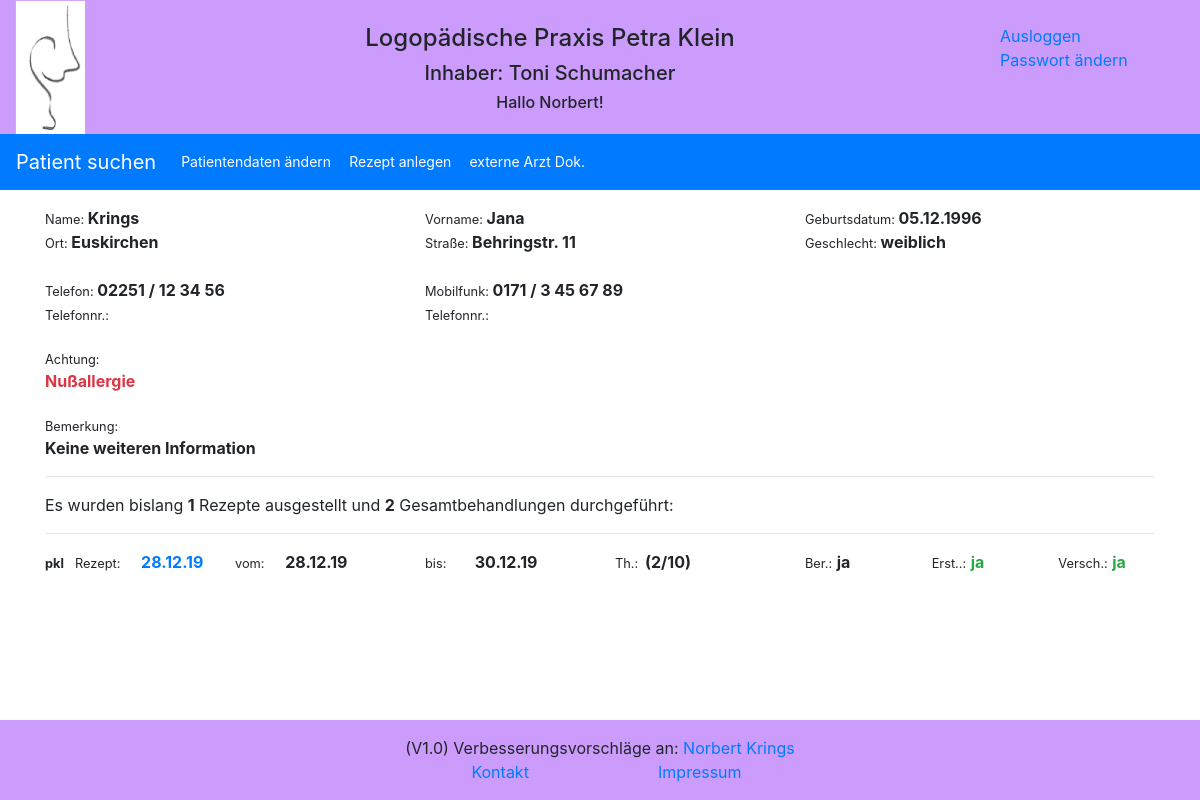
The app's page /reports/patient/1/ (signed in), older data.
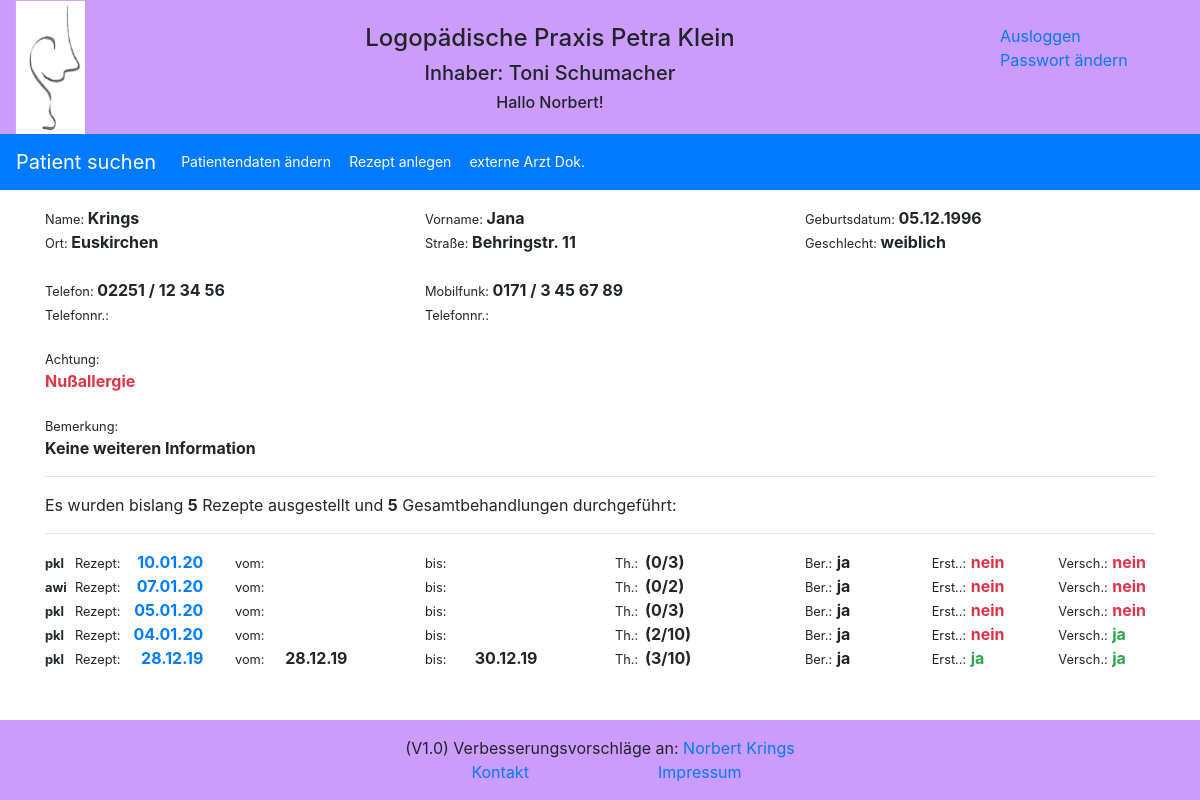
The same page, newer data.
### reports/models.py (models this page shows, shortened)
class Patient(models.Model):
    GENDER = (
        ('1', 'weiblich'),
        ('2', 'männlich'),
    )
    pa_first_name = models.CharField(max_length=50)
    pa_last_name = models.CharField(max_length=50)
    pa_street = models.CharField(max_length=100)
    pa_city = models.CharField(max_length=255)
    pa_phone = models.CharField(max_length=35, blank=True, default='', null=True)
    pa_cell_phone = models.CharField(max_length=35, blank=True, default='', null=True)
    pa_cell_phone_add1 = models.CharField(max_length=35, blank=True, default='', null=True)
    pa_cell_phone_add2 = models.CharField(max_length=35, blank=True, default='', null=True)
    pa_date_of_birth = models.DateField(default='1900-01-01')
    pa_gender = models.CharField(max_length=1, choices=GENDER, default='1')
    pa_attention = models.CharField(max_length=100, blank=True, default='')
    pa_note = models.CharField(max_length=255, blank=True, default='')

class Therapy(models.Model):
    recipe_date = models.DateField(auto_now=False, auto_now_add=False)
    therapy_regulation_amount = models.IntegerField(blank=True, null=True)
    therapy_duration = models.CharField(max_length=10, default='')
    therapy_frequence = models.CharField(max_length=5, default='')
    therapy_rid_of = models.BooleanField(default=False, null=True)
    therapy_report_no_yes = models.BooleanField(default=True)
    therapy_indication_key = models.CharField(max_length=10, default='')
    therapy_icd_cod = models.CharField(max_length=10, default='')
    therapy_doctor = models.ForeignKey(Doctor, on_delete=models.CASCADE, default='')
    patients = models.ForeignKey(Patient, on_delete=models.CASCADE, default='')
    therapists = models.ForeignKey(Therapist, on_delete=models.CASCADE, default='', null=True)

class Therapist(models.Model):
    tp_first_name = models.CharField(max_length=50, blank=True, default='')
    tp_last_name = models.CharField(max_length=50, blank=True, default='')
    tp_initial = models.CharField(max_length=5, blank=True, default='')
    def __str__(self):
        return self.tp_initial

### reports/views.py (the view)
# urls.py: path('patient/<id>/', views.patient, name='patient'),
def patient(request, id=id):
    try:
        patient_result = Patient.objects.get(id=id)
        patient_helper = patient_result.id
        therapy_result = Therapy.objects.filter(patients_id=patient_helper).order_by('-recipe_date')
        therapy_result_count = therapy_result.count()
        process_result_count = 0
        i = 0
        for therapy_result_item in therapy_result:
            process_result_count = Process_report.objects.filter(therapy_id=therapy_result_item.id).count() + process_result_count
            therapy_result[i].single = Process_report.objects.filter(therapy_id=therapy_result_item.id).count()
            therapy_report_result = Therapy_report.objects.filter(therapy_id=therapy_result_item.id)
            try:
                therapy_result[i].therapy_start = therapy_report_result[0].therapy_start
                therapy_result[i].therapy_end = therapy_report_result[0].therapy_end
                therapy_result[i].report_date = therapy_report_result[0].report_date
                therapy_result[i].report_id = therapy_report_result[0].id
            except:
                logger.info("Try Exception")
            i = i + 1
        logger.info('patient: Patient mit der ID: ' + str(id) + ' aufgerufen')
        return render(request, 'reports/patient.html', {'patient': patient_result,
                                                        'therapy': therapy_result,
                                                        'therapy_count': therapy_result_count,
                                                        'process_count': process_result_count
                                                        })
    except ObjectDoesNotExist:
        logger.info('patient: Objekt existiert nicht')
        return redirect('/reports/')

### reports/templates/reports/patient.html (shortened to what this page needs)
{% extends "base.html" %}
{% block extrahead %}
    {% load static %}
    <link rel="stylesheet" href="{% static 'reports/style_e2.css' %}">
{% endblock %}
{% block nav %}
<nav class="navbar navbar-expand-sm bg-primary navbar-dark">
  <a class="navbar-brand" href="{% url 'reports:index' %}" >Patient suchen</a>
  <div class="collapse navbar-collapse" id="collapsibleNavbar">
    <ul class="navbar-nav">
      <li class="nav-item">
          <a class="btn btn-primary btn-sm" href="{% url 'reports:edit_patient' patient.id %}" role="button">Patientendaten ändern</a>
      </li>
      <li class="nav-item">
          <a class="btn btn-primary btn-sm" href="{% url 'reports:add_therapy' %}?id={{ patient.id }}" role="button">Rezept anlegen</a>
      </li>
      <li class="nav-item">
          <a class="btn btn-primary btn-sm" href="{% url 'reports:document' %}?id={{ patient.id }}" role="button">externe Arzt Dok.</a>
      </li>
    </ul>
  </div>
</nav>
{% endblock %}
{% block content %}
<content>
    <div class="container">
        <div class="row">
            <div class="col-sm">
                <div class="small inline">Name: </div> <strong> {{ patient.pa_last_name}}</strong>
            </div>
            <div class="col-sm">
                <div class="small inline">Vorname: </div> <strong> {{ patient.pa_first_name}}</strong>
            </div>
            <div class="col-sm">
                <div class="small inline">Geburtsdatum: </div> <strong> {{ patient.pa_date_of_birth|date:"d.m.Y" }}</strong>
            </div>
        </div>
        <div class="row">
            <div class="col-sm">
                <div class="small inline">Ort: </div> <strong> {{ patient.pa_city}}</strong>
            </div>
            <div class="col-sm">
                <div class="small inline">Straße: </div> <strong>  {{ patient.pa_street}}</strong>
            </div>
            <div class="col-sm">
                <div class="small inline">Geschlecht: </div> <strong>  {{ patient.get_pa_gender_display}}</strong>
            </div>
        </div>
        <br>
        <div class="row">
            <div class="col-sm">
                <div class="small inline">Telefon: </div> <strong> {% if patient.pa_phone %} {{ patient.pa_phone }} {% endif %}</strong>
            </div>
            <div class="col-sm">
                <div class="small inline">Mobilfunk: </div> <strong> {% if patient.pa_cell_phone %} {{ patient.pa_cell_phone }} {% endif %}</strong>
            </div>
            <div class="col-sm">
            </div>
        </div>
        <div class="row">
            <div class="col-sm">
              <div class="small inline">Telefonnr.: </div> <strong> {% if patient.pa_cell_phone_add1 %} {{ patient.pa_cell_phone_add1 }} {% endif %}</strong>
            </div>
            <div class="col-sm">
                <div class="small inline">Telefonnr.: </div> <strong> {% if patient.pa_cell_phone_add2 %} {{ patient.pa_cell_phone_add2 }} {% endif %}</strong>
            </div>
            <div class="col-sm">
            </div>
        </div>
        <br>
        <div class="row">
            <div class="col-sm-8">
                <div class="small">Achtung: </div> <strong><div class="text-danger"> {{ patient.pa_attention }}</div></strong>
            </div>
            <div class="col-sm-4">
            </div>
        </div>
        <br>
        <div class="row">
            <div class="col-sm">
                <div class="small">Bemerkung: </div> <strong> {{ patient.pa_note }}</strong>
            </div>
        </div>
    </div>
    <div class="container">
        <hr>
        <div class="row">
            <div class="col-sm">
                Es wurden bislang <strong>{{ therapy_count }}</strong> Rezepte ausgestellt und <strong>{{ process_count }}</strong> Gesamtbehandlungen durchgeführt:
            </div>
        </div>
        <hr>
        {% for item in therapy %}
        <div class="row">
            <div class="col-sm-2 inline">
                <div class="row">
                    <div class="col-sm-1">
                        <div class="small inline">{% if item.therapists %} <strong>{{ item.therapists }}</strong> {% endif %}</div>
                    </div>
                    <div class="col-sm-4">
                        <div class="small inline">Rezept: </div>
                    </div>
                    <div class="col-sm-6">
                        <span class="float-right"><strong><a href="/reports/therapy/{{ item.id }}/"> {{ item.recipe_date|date:"d.m.y" }}</a></strong></span>
                    </div>
                </div>
            </div>
            <div class="col-sm-2">
                <div class="row">
                    <div class="col-sm-3">
                        <div class="small inline">vom: </div>
                    </div>
                    <div class="col-sm-6">
                        <span class="float-right"><strong>{{ item.therapy_start|date:"d.m.y" }}</strong></span>
                    </div>
                </div>
            </div>
            <div class="col-sm-2">
                <div class="row">
                    <div class="col-sm-3">
                        <div class="small inline">bis: </div>
                    </div>
                    <div class="col-sm-6">
                        <span class="float-right"><strong>{{ item.therapy_end|date:"d.m.y" }}</strong></span>
                    </div>
                </div>
            </div>
            <div class="col-sm-2">
                <div class="row">
                    <div class="col-sm-1">
                        <div class="small inline">Th.:</div>
                    </div>
                    <div class="col-sm-2">
                        <div class="inline"> <strong>({{ item.single }}/{{ item.therapy_regulation_amount }})</strong></div>
                    </div>
                </div>
            </div>
            <div class="col-sm-4">
                <div class="row">
                    <div class="col-sm-4">
                        <div class="small inline">Ber.:</div> <div class="inline"><strong>{% if item.therapy_report_no_yes %} ja {% else %} nein {% endif %}</strong></div>
                    </div>
                    <div class="col-sm-4">
                        <div class="small inline">Erst..:</div> <div class="inline"><strong>{% if item.therapy_end %}<div class="text-success inline">ja</div> {% else %} <div class="text-danger inline">nein</div> {% endif %}</strong></div>
                    </div>
                    <div class="col-sm-4">
                        <div class="small inline">Versch.:</div> <div class="inline"><strong>{% if item.report_date %} <div class="text-success inline">ja</div> {% else %} <div class="text-danger inline">nein</div> {% endif %}</strong></div>
                    </div>
                </div>
            </div>
        </div>
        {% endfor %}
    </div>
</content>
{% endblock %}

### reports/templates/base.html (shortened to what this page needs)
<!doctype html>
<html lang="de">
<head>
    {% load static %}
    <link rel="stylesheet" href="https://stackpath.bootstrapcdn.com/bootstrap/4.1.3/css/bootstrap.min.css">
    <link rel="stylesheet" href="{% static 'reports/logopaedie.css' %}">
    {% block extrahead %}{% endblock %}
</head>
<body>
{% include "header.html" %}
{% if user.is_authenticated %}
    {% block nav %}{% endblock %}
    {% block content %}{% endblock %}
{% else %}
    {% include "notlogin.html" %}
{% endif %}
<br>
<br>
<br>
<br>
{% include "footer.html" %}
</body>
</html>

### reports/templates/header.html (shortened to what this page needs)
    {% load static %}
    <div class="container-fluid text-center header">
        <div class="row" >
            <div class="col-sm-1 d-none d-md-block">
                <img src="{% static 'reports/images/logopaedie.png' %}" width=70px margin="0" alt="Logopädie">
            </div>
            <div class="col-sm-9">
                <div class="row">
                    <div class="col-sm">
                    </div>
                </div>
                <div class="row">
                    <div class="col-sm">
                        <h4>Logopädische Praxis Petra Klein</h4>
                    </div>
                </div>
                <div class="row" >
                    <div class="col-sm d-none d-md-block">
                        <h5>Inhaber: Toni Schumacher</h5>
                    </div>
                </div>
                <div class="row">
                    <div class="col-sm d-none d-md-block">
                        <h6>{% if user.is_authenticated %} Hallo {{ user.first_name }}! {% endif %}</h6>
                    </div>
                </div>
            </div>
            <div class="col-sm-2 d-none d-md-block">
                <div class="col-sm">
                </div>
                {% if user.is_authenticated %}
                <div class="row"><a href="{% url 'logout' %}">Ausloggen</a></div>
                <div class="row"><a href="{% url 'password_change' %}">Passwort ändern</a></div>
                {% endif %}
            </div>
        </div>
    </div>

### reports/templates/footer.html
       <div class="footer" text-center header>
            <div class="row" >
                <div class="col-sm d-none d-md-block">
                    (V1.0) Verbesserungsvorschläge an: <a href="mailto:norbert.krings@t-online.de"> Norbert Krings</a>
                </div>
            </div>
            <div class="row">
                <div class="col-sm-4">
                </div>
                <div class="col-sm-2 d-none d-md-block">
                    <a href="#kontakt.html">Kontakt</a>
                </div>
                <div class="col-sm-2">
                    <a href="{% url 'reports:impressum' %}">Impressum</a>
                </div>
                <div class="col-sm-4">
                </div>
            </div>
       </div>

### reports/static/reports/logopaedie.css (style rules this page uses)
.header { background-color: #cb9cfc; }
.footer { position: fixed; right: 0; bottom: 0; left: 0; padding: 1rem; background-color: #cb9cfc; text-align: center; }
.inline { display: inline; }

### reports/static/reports/style_e2.css (style rules this page uses)
body { grid-template-columns: 175px 4fr; }
content { grid-column: 2 / 5; grid-row: 2 / 4; }

Row changes from the older to the newer data that the page shows:
added Therapy: therapists "pkl", recipe_date "10.01.20", single "0", therapy_regulation_amount "3", therapy_report_no_yes "ja", shows "nein"
added Therapy: therapists "awi", recipe_date "07.01.20", single "0", therapy_regulation_amount "2", therapy_report_no_yes "ja", shows "nein"
added Therapy: therapists "pkl", recipe_date "05.01.20", single "0", therapy_regulation_amount "3", therapy_report_no_yes "ja", shows "nein"
added Therapy: therapists "pkl", recipe_date "04.01.20", single "2", therapy_regulation_amount "10", therapy_report_no_yes "ja", shows "nein"
computed for Therapy (number 5 of 5 on the later page): single "2" → "3"
Text that changed along with them:
{{ therapy_count }}: "1" → "5"
{{ process_count }}: "2" → "5"
